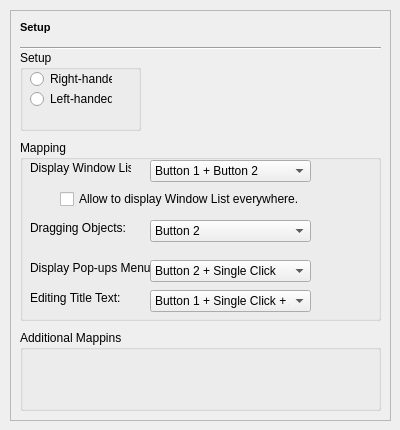
   <widget class="QWidget" name="tab">
    <attribute name="title">
     <string>Setup</string>
    </attribute>
    <widget class="QFrame" name="frame">
     <property name="geometry">
      <rect>
       <x>10</x>
       <y>10</y>
       <width>381</width>
       <height>411</height>
      </rect>
     </property>
     <property name="frameShape">
      <enum>QFrame::StyledPanel</enum>
     </property>
     <property name="frameShadow">
      <enum>QFrame::Sunken</enum>
     </property>
     <widget class="QLabel" name="label">
      <property name="geometry">
       <rect>
        <x>10</x>
        <y>10</y>
        <width>61</width>
        <height>16</height>
       </rect>
      </property>
      <property name="text">
       <string>&lt;!DOCTYPE HTML PUBLIC &quot;-//W3C//DTD HTML 4.0//EN&quot; &quot;http://www.w3.org/TR/REC-html40/strict.dtd&quot;&gt;
&lt;html&gt;&lt;head&gt;&lt;meta name=&quot;qrichtext&quot; content=&quot;1&quot; /&gt;&lt;style type=&quot;text/css&quot;&gt;
p, li { white-space: pre-wrap; }
&lt;/style&gt;&lt;/head&gt;&lt;body style=&quot; font-family:'MS Shell Dlg 2'; font-size:8.25pt; font-weight:400; font-style:normal;&quot;&gt;
&lt;p style=&quot; margin-top:0px; margin-bottom:0px; margin-left:0px; margin-right:0px; -qt-block-indent:0; text-indent:0px;&quot;&gt;&lt;span style=&quot; font-size:8pt; font-weight:600;&quot;&gt;Setup&lt;/span&gt;&lt;/p&gt;&lt;/body&gt;&lt;/html&gt;</string>
      </property>
     </widget>
     <widget class="Line" name="line">
      <property name="geometry">
       <rect>
        <x>10</x>
        <y>30</y>
        <width>361</width>
        <height>16</height>
       </rect>
      </property>
      <property name="orientation">
       <enum>Qt::Horizontal</enum>
      </property>
     </widget>
     <widget class="QGroupBox" name="groupBox_2">
      <property name="geometry">
       <rect>
        <x>10</x>
        <y>40</y>
        <width>121</width>
        <height>81</height>
       </rect>
      </property>
      <property name="title">
       <string>Setup</string>
      </property>
      <widget class="QRadioButton" name="radioButton">
       <property name="geometry">
        <rect>
         <x>10</x>
         <y>20</y>
         <width>82</width>
         <height>18</height>
        </rect>
       </property>
       <property name="text">
        <string>Right-handed</string>
       </property>
      </widget>
      <widget class="QRadioButton" name="radioButton_2">
       <property name="geometry">
        <rect>
         <x>10</x>
         <y>40</y>
         <width>82</width>
         <height>18</height>
        </rect>
       </property>
       <property name="text">
        <string>Left-handed</string>
       </property>
      </widget>
     </widget>
     <widget class="QGroupBox" name="groupBox_4">
      <property name="geometry">
       <rect>
        <x>10</x>
        <y>130</y>
        <width>361</width>
        <height>181</height>
       </rect>
      </property>
      <property name="title">
       <string>Mapping</string>
      </property>
      <widget class="QLabel" name="label_2">
       <property name="geometry">
        <rect>
         <x>10</x>
         <y>20</y>
         <width>101</width>
         <height>16</height>
        </rect>
       </property>
       <property name="text">
        <string>Display Window List:</string>
       </property>
      </widget>
      <widget class="QLabel" name="label_4">
       <property name="geometry">
        <rect>
         <x>10</x>
         <y>80</y>
         <width>101</width>
         <height>16</height>
        </rect>
       </property>
       <property name="text">
        <string>Dragging Objects:</string>
       </property>
      </widget>
      <widget class="QLabel" name="label_5">
       <property name="geometry">
        <rect>
         <x>10</x>
         <y>120</y>
         <width>121</width>
         <height>16</height>
        </rect>
       </property>
       <property name="text">
        <string>Display Pop-ups Menus:</string>
       </property>
      </widget>
      <widget class="QLabel" name="label_12">
       <property name="geometry">
        <rect>
         <x>10</x>
         <y>150</y>
         <width>121</width>
         <height>16</height>
        </rect>
       </property>
       <property name="text">
        <string>Editing Title Text:</string>
       </property>
      </widget>
      <widget class="QComboBox" name="comboBox">
       <property name="geometry">
        <rect>
         <x>130</x>
         <y>20</y>
         <width>161</width>
         <height>22</height>
        </rect>
       </property>
       <item>
        <property name="text">
         <string>Button 1 + Button 2</string>
        </property>
       </item>
      </widget>
      <widget class="QComboBox" name="comboBox_2">
       <property name="geometry">
        <rect>
         <x>130</x>
         <y>80</y>
         <width>161</width>
         <height>22</height>
        </rect>
       </property>
       <item>
        <property name="text">
         <string>Button 2</string>
        </property>
       </item>
      </widget>
      <widget class="QComboBox" name="comboBox_3">
       <property name="geometry">
        <rect>
         <x>130</x>
         <y>120</y>
         <width>161</width>
         <height>22</height>
        </rect>
       </property>
       <item>
        <property name="text">
         <string>Button 2 + Single Click</string>
        </property>
       </item>
      </widget>
      <widget class="QComboBox" name="comboBox_19">
       <property name="geometry">
        <rect>
         <x>130</x>
         <y>150</y>
         <width>161</width>
         <height>22</height>
        </rect>
       </property>
       <item>
        <property name="text">
         <string>Button 1 + Single Click + Alt</string>
        </property>
       </item>
      </widget>
      <widget class="QCheckBox" name="checkBox">
       <property name="geometry">
        <rect>
         <x>40</x>
         <y>50</y>
         <width>241</width>
         <height>18</height>
        </rect>
       </property>
       <property name="text">
        <string>Allow to display Window List everywhere.</string>
       </property>
      </widget>
     </widget>
     <widget class="QGroupBox" name="groupBox_20">
      <property name="geometry">
       <rect>
        <x>10</x>
        <y>320</y>
        <width>361</width>
        <height>81</height>
       </rect>
      </property>
      <property name="title">
       <string>Additional Mappins</string>
      </property>
     </widget>
    </widget>
   </widget>
